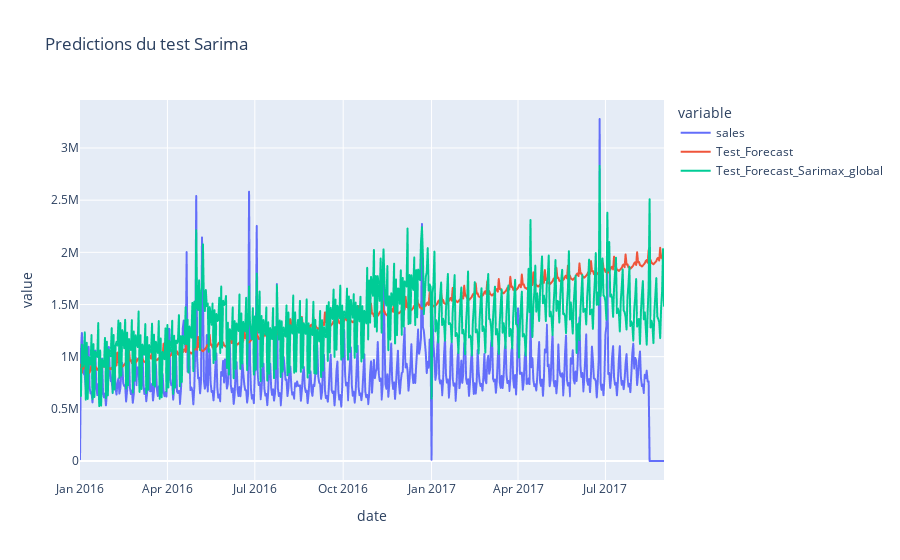

Notebook cell for this chart:
### Code cell
fig = px.line(All_prevision, x='date', y=['sales', 'Test_Forecast','Test_Forecast_Sarimax_global'],title="Predictions du test Sarima")
fig.show()

### Figure 1 — Plotly figure (JSON) as saved in the notebook; plotly's stock layout.template omitted (floating-point values rounded to 4 significant figures; data arrays with more than 128 entries replaced by an {"elided": "..."} marker saying what was removed)
{"data": [{"hovertemplate": "variable=sales<br>date=%{x}<br>value=%{y}<extra></extra>", "legendgroup": "sales", "line": {"color": "#636efa", "dash": "solid"}, "marker": {"symbol": "circle"}, "mode": "lines", "name": "sales", "showlegend": true, "type": "scattergl", "x": {"elided": "608 str values"}, "xaxis": "x", "y": {"elided": "608 float values"}, "yaxis": "y"}, {"hovertemplate": "variable=Test_Forecast<br>date=%{x}<br>value=%{y}<extra></extra>", "legendgroup": "Test_Forecast", "line": {"color": "#EF553B", "dash": "solid"}, "marker": {"symbol": "circle"}, "mode": "lines", "name": "Test_Forecast", "showlegend": true, "type": "scattergl", "x": {"elided": "608 str values"}, "xaxis": "x", "y": {"elided": "608 float values"}, "yaxis": "y"}, {"hovertemplate": "variable=Test_Forecast_Sarimax_global<br>date=%{x}<br>value=%{y}<extra></extra>", "legendgroup": "Test_Forecast_Sarimax_global", "line": {"color": "#00cc96", "dash": "solid"}, "marker": {"symbol": "circle"}, "mode": "lines", "name": "Test_Forecast_Sarimax_global", "showlegend": true, "type": "scattergl", "x": {"elided": "608 str values"}, "xaxis": "x", "y": {"elided": "608 float values"}, "yaxis": "y"}], "layout": {"legend": {"title": {"text": "variable"}, "tracegroupgap": 0}, "title": {"text": "Predictions du test Sarima"}, "xaxis": {"anchor": "y", "domain": [0, 1], "title": {"text": "date"}}, "yaxis": {"anchor": "x", "domain": [0, 1], "title": {"text": "value"}}}}
